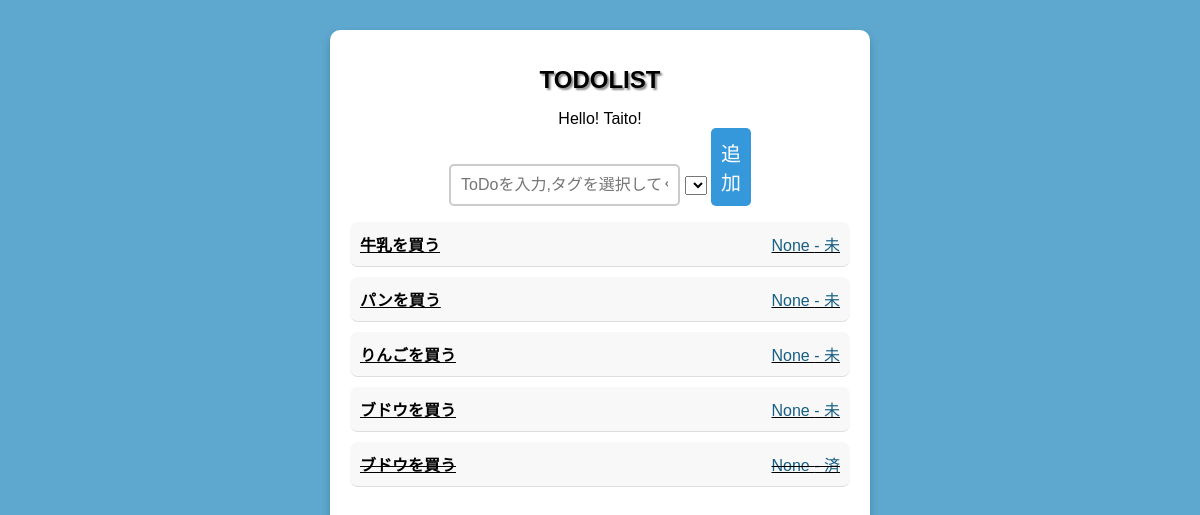
The page / on the database its author committed.
### app/database/table/models.py (models this page shows)
class Todo(Base):
    __tablename__ = 'todo'
    __table_args__ = {
        'comment': 'todoの内容を管理するテーブル'
    }
    id   = Column('todo_id', Integer, primary_key=True, autoincrement=True)
    box  = Column('box', String(200), nullable=False)
    date = Column('date', DateTime, nullable=True)  # 現在時刻をデフォルトに設定
    completed = Column('completed', Boolean, default=False)
    settings = relationship("Set", back_populates="todo")

### app/main.py (the view)
@app.get("/aaaa", response_class=HTMLResponse)
async def read_root(request: Request):
    items = ("bread","milk","apple")
    return templates.TemplateResponse("index.html", {
        "request": request,
        "name": "Taito!",
        "items": items
        })

### app/templates/todolist_get.html (shortened to what this page needs)
{%- extends "layout.html" %}
{%- block content %}
    <form id="todo-form">
        <input type="text" id="todo-input" placeholder="ToDoを入力,タグを選択してください" required>
        <select id="tag-select">
        </select>
        <button type="submit">追加</button>
    </form>
    <ul>
        {% for item in todo_list %}
        <li class="{% if item.completed %}completed{% endif %}">
            <a href="https://235tb4t2-8000.asse.devtunnels.ms/todo/{{ item.id }}" style="color: black; display: flex; justify-content: space-between; width: 100%;">
                <span class="task-content"><strong>{{ item.box }}</strong></span>
                <span class="task-meta">{{ item.date }} - {{ '済' if item.completed else '未' }}</span>
            </a>
        </li>
        {% endfor %}
    </ul>
{%- endblock %}

### app/templates/layout.html (shortened to what this page needs)
<!DOCTYPE html>
<html lang="ja">
<head>
    <link rel="stylesheet" href="/app/static/css/styles.css">
</head>
<body>
    <div class="background">
        <h1>TODOLIST</h1>
        <div style="display: flex; flex-direction: column; min-height: 80vh">
            <div class="container">
                Hello! {{ name }}
            </div>
        {%- block content %}{% endblock %}
        </div>
    </div>
</body>
</html>

### app/static/css/styles.css (style rules this page uses)
body { font-family: Arial, sans-serif; background-color: #5ea8cf; display: flex; justify-content: center; align-items: center; height: 100vh; margin: 0; }
.background { background: white; padding: 20px; border-radius: 10px; box-shadow: 0 4px 8px rgba(0, 0, 0, 0.2); text-align: center; width: 500px; }
h1 { font-size: 24px; font-weight: bold; text-shadow: 2px 2px 2px #888; }
input { flex: 1; padding: 10px; border: 2px solid #ccc; border-radius: 5px; font-size: 16px; }
button { background-color: #3498db; color: white; border: none; padding: 10px; cursor: pointer; border-radius: 5px; font-size: 20px; width: 40px; }
ul { list-style: none; padding: 0; }
li { display: flex; align-items: center; justify-content: space-between; padding: 10px; border-bottom: 1px solid #ddd; background: #f9f9f9; border-radius: 5px; margin-bottom: 5px; }
.completed { text-decoration: line-through; color: #000; }
li { display: flex; justify-content: space-between; align-items: center; background: #f8f8f8; padding: 10px; border-radius: 8px; margin-bottom: 10px; }
.task-content { flex-grow: 1; text-align: left; }
.task-meta { text-align: right; min-width: 80px; color: #165e83; }

### rows shown on the page
Todo: {{ item.id }} 1 (drawn), box "牛乳を買う", date "None", completed "未"
Todo: box "パンを買う", date "None", completed "未"
Todo: box "りんごを買う", date "None", completed "未"
Todo: box "ブドウを買う", date "None", completed "未"
Todo: box "ブドウを買う", date "None", completed "済"

### other values the page prints
{{ name }} "Taito!"
